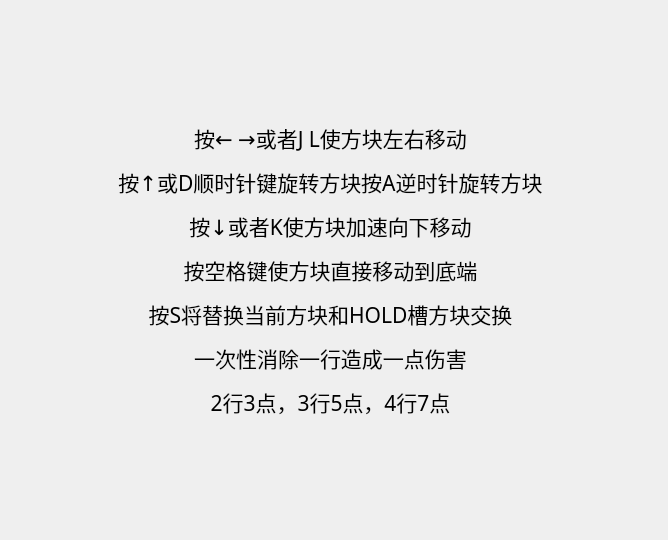
<?xml version="1.0" encoding="UTF-8"?>
<ui version="4.0">
 <class>HelpWindow</class>
 <widget class="QWidget" name="HelpWindow">
  <property name="geometry">
   <rect>
    <x>0</x>
    <y>0</y>
    <width>668</width>
    <height>540</height>
   </rect>
  </property>
  <property name="windowTitle">
   <string>游戏帮助</string>
  </property>
  <widget class="QLabel" name="label">
   <property name="geometry">
    <rect>
     <x>80</x>
     <y>90</y>
     <width>501</width>
     <height>361</height>
    </rect>
   </property>
   <property name="font">
    <font>
     <family>微软雅黑</family>
     <pointsize>16</pointsize>
    </font>
   </property>
   <property name="text">
    <string>&lt;html&gt;&lt;head/&gt;&lt;body&gt;&lt;p&gt;按← →或者J L使方块左右移动&lt;/p&gt;&lt;p&gt;按↑或D顺时针键旋转方块&lt;/p&lt;p&gt;按A逆时针旋转方块&lt;/p&gt;&lt;p&gt;按↓或者K使方块加速向下移动&lt;/p&gt;按空格键使方块直接移动到底端&lt;/p&gt;&lt;p&gt;按S将替换当前方块和HOLD槽方块交换&lt;/p&gt;
&lt;p&gt;一次性消除一行造成一点伤害&lt;/p&gt;
&lt;p&gt;2行3点，3行5点，4行7点&lt;/p&gt;
&lt;/body&gt;&lt;/html&gt;</string>
   </property>
   <property name="alignment">
    <set>Qt::AlignCenter</set>
   </property>
  </widget>
 </widget>
 <resources/>
 <connections/>
</ui>
